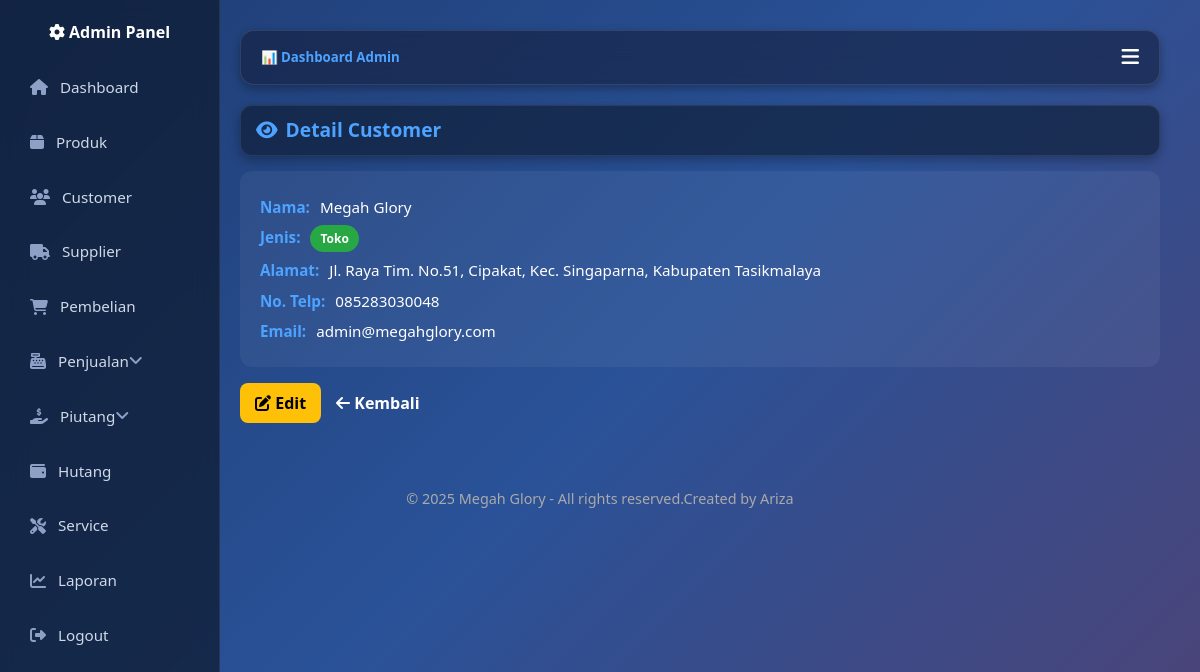
/Admin/Customer/detail_customer.php?id=2 (signed in), run on the app's committed database.
### tables this page shows
CREATE TABLE `customer` (
  `id` int(11) NOT NULL,
  `nama_customer` varchar(100) NOT NULL,
  `jenis` enum('Toko','Instansi') DEFAULT 'Toko',
  `alamat` text DEFAULT NULL,
  `no_telp` varchar(30) DEFAULT NULL,
  `email` varchar(100) DEFAULT NULL
);

### Admin/Customer/detail_customer.php (the view, shortened to what this page needs)
<?php
include "../../config.php";
include "../../header.php";
$id = (int)($_GET['id'] ?? 0);
$stmt = $conn->prepare("SELECT * FROM customer WHERE id = ?");
$stmt->bind_param("i", $id);
$stmt->execute();
$result = $stmt->get_result();
$customer = $result->fetch_assoc();
?>
<div class="page-header">
  <h3><i class="fa fa-eye"></i> Detail Customer</h3>
</div>
<div class="detail-card">
  <p><strong>Nama:</strong> <?= htmlspecialchars($customer['nama_customer']); ?></p>
  <p><strong>Jenis:</strong>
    <?php if ($customer['jenis'] === 'Toko'): ?>
      <span class="badge badge-success">Toko</span>
    <?php elseif ($customer['jenis'] === 'Instansi'): ?>
      <span class="badge badge-primary">Instansi</span>
    <?php else: ?>
      <span class="badge badge-secondary"><?= htmlspecialchars($customer['jenis']); ?></span>
    <?php endif; ?>
  </p>
  <p><strong>Alamat:</strong> <?= htmlspecialchars($customer['alamat']); ?></p>
  <p><strong>No. Telp:</strong> <?= htmlspecialchars($customer['no_telp']); ?></p>
  <p><strong>Email:</strong> <?= htmlspecialchars($customer['email']); ?></p>
</div>
<div class="mt-3 d-flex gap-2">
  <a href="edit_customer.php?id=<?= (int)$customer['id']; ?>" class="btn btn-warning">
    <i class="fa fa-edit"></i> Edit
  </a>
  <a href="customer.php" class="btn btn-secondary">
    <i class="fa fa-arrow-left"></i> Kembali
  </a>
</div>
<?php include "../../footer.php"; ?>

### assets/css/base.css (style rules this page uses)
:root { --primary: #009688; --secondary: #6c757d; --success: #28a745; --danger: #dc3545; --warning: #ffc107; --info: #17a2b8; --light: #f8f9fa; --dark: #212529; --body-bg: #0a1930; --body-color: #ffffff; }
* { box-sizing: border-box; margin: 0; padding: 0; }
body { font-family: 'Segoe UI', sans-serif; background: linear-gradient(135deg, #1e3c72, #2a5298, #4e4376); color: var(--body-color); line-height: 1.5; }
a { text-decoration: none; color: inherit; }
.mt-3 { margin-top: 1rem !important; }
.d-flex { display: flex !important; }

### assets/css/layout.css (style rules this page uses)
.page-header { display: flex; justify-content: space-between; align-items: center; flex-wrap: wrap; padding: 10px 15px; margin-bottom: 15px; background: rgba(15, 28, 51, 0.65); border: 1px solid rgba(255,255,255,0.08); border-radius: 12px; box-shadow: 0 4px 12px rgba(0,0,0,0.3); gap: 10px; }
.page-header h3 { margin: 0; font-weight: 700; font-size: 1.2rem; color: #4da3ff; display: flex; align-items: center; gap: 8px; }
.page-header h3 i { color: #4da3ff; }

### assets/css/components.css (style rules this page uses)
.btn { display: inline-block; padding: 8px 15px; border-radius: 8px; font-weight: 600; cursor: pointer; transition: 0.3s; text-align: center; }
.btn-warning { background: var(--warning); color: #000; }
::placeholder { color: #aaa; }
.badge { display: inline-block; padding: 4px 10px; border-radius: 50px; font-size: 0.75rem; font-weight: 600; color: #fff; }
.badge-success { background: var(--success); }

### assets/css/modal.css (style rules this page uses)
.detail-card { background: rgba(255, 255, 255, 0.05); padding: 18px 20px; border-radius: 12px; line-height: 1.6; }
.detail-card p { margin: 6px 0; font-size: 0.95rem; }
.detail-card strong { color: #4da3ff; margin-right: 6px; }

### assets/css/custom.css (style rules this page uses)
html, body { height: 100%; margin: 0; display: flex; flex-direction: column; }

### data on the page
customer: nama_customer "Megah Glory", alamat "Jl. Raya Tim. No.51, Cipakat, Kec. Singaparna, Kabupaten Tasikmalaya", no_telp "085283030048", email "admin@megahglory.com"
